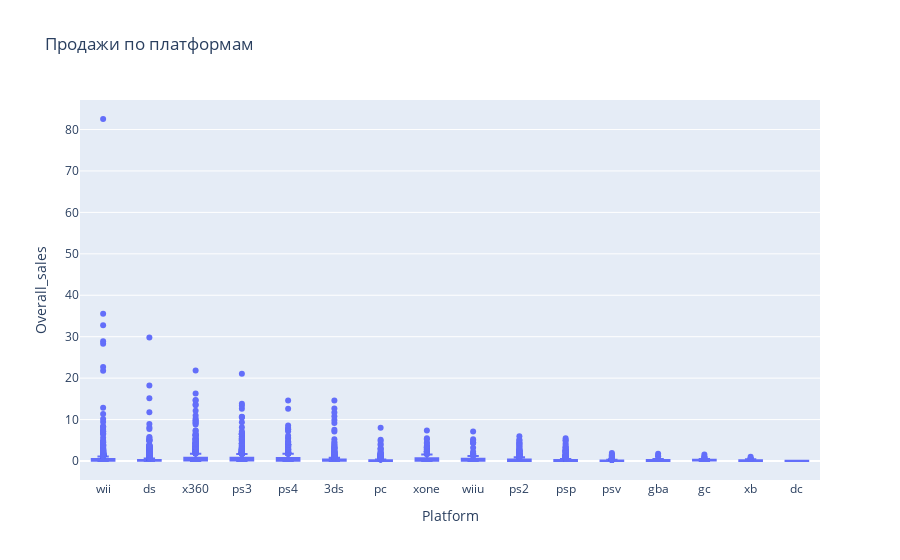

This figure's notebook cell:
### Markdown cell above
#### Постройте график «ящик с усами» по глобальным продажам игр в разбивке по платформам. Опишите результат.

### Code cell
fig = px.box(games, x="Platform", y="Overall_sales", title = 'Продажи по платформам')

iplot(fig, show_link = False)

### Figure 1 — Plotly figure (JSON) as saved in the notebook; plotly's stock layout.template omitted (floating-point values rounded to 4 significant figures; data arrays with more than 128 entries replaced by an {"elided": "..."} marker saying what was removed)
{"data": [{"alignmentgroup": "True", "hovertemplate": "Platform=%{x}<br>Overall_sales=%{y}<extra></extra>", "legendgroup": "", "marker": {"color": "#636efa"}, "name": "", "notched": false, "offsetgroup": "", "orientation": "v", "showlegend": false, "type": "box", "x": {"elided": "10333 str values"}, "x0": " ", "xaxis": "x", "y": {"elided": "10333 float values"}, "y0": " ", "yaxis": "y"}], "layout": {"boxmode": "group", "legend": {"tracegroupgap": 0}, "title": {"text": "Продажи по платформам"}, "xaxis": {"anchor": "y", "domain": [0, 1], "title": {"text": "Platform"}}, "yaxis": {"anchor": "x", "domain": [0, 1], "title": {"text": "Overall_sales"}}}}
